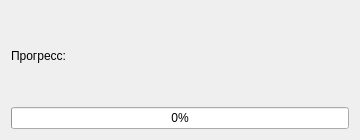
<?xml version="1.0" encoding="UTF-8"?>
<ui version="4.0"><class>Dialog</class><widget class="QDialog" name="Dialog"><property name="geometry"><rect><x>0</x><y>0</y><width>360</width><height>140</height></rect></property><property name="windowTitle"><string>#149 progress/234_value_0</string></property><layout class="QVBoxLayout" name="verticalLayout"><property name="leftMargin"><number>11</number></property><property name="topMargin"><number>11</number></property><property name="rightMargin"><number>11</number></property><property name="bottomMargin"><number>11</number></property><property name="spacing"><number>6</number></property><item><widget class="QLabel" name="l1"><property name="text"><string>Прогресс:</string></property></widget></item><item><widget class="QProgressBar" name="bar"><property name="orientation"><enum>Qt::Horizontal</enum></property><property name="minimum"><number>0</number></property><property name="maximum"><number>100</number></property><property name="value"><number>0</number></property><property name="textVisible"><bool>true</bool></property></widget></item></layout></widget></ui>
